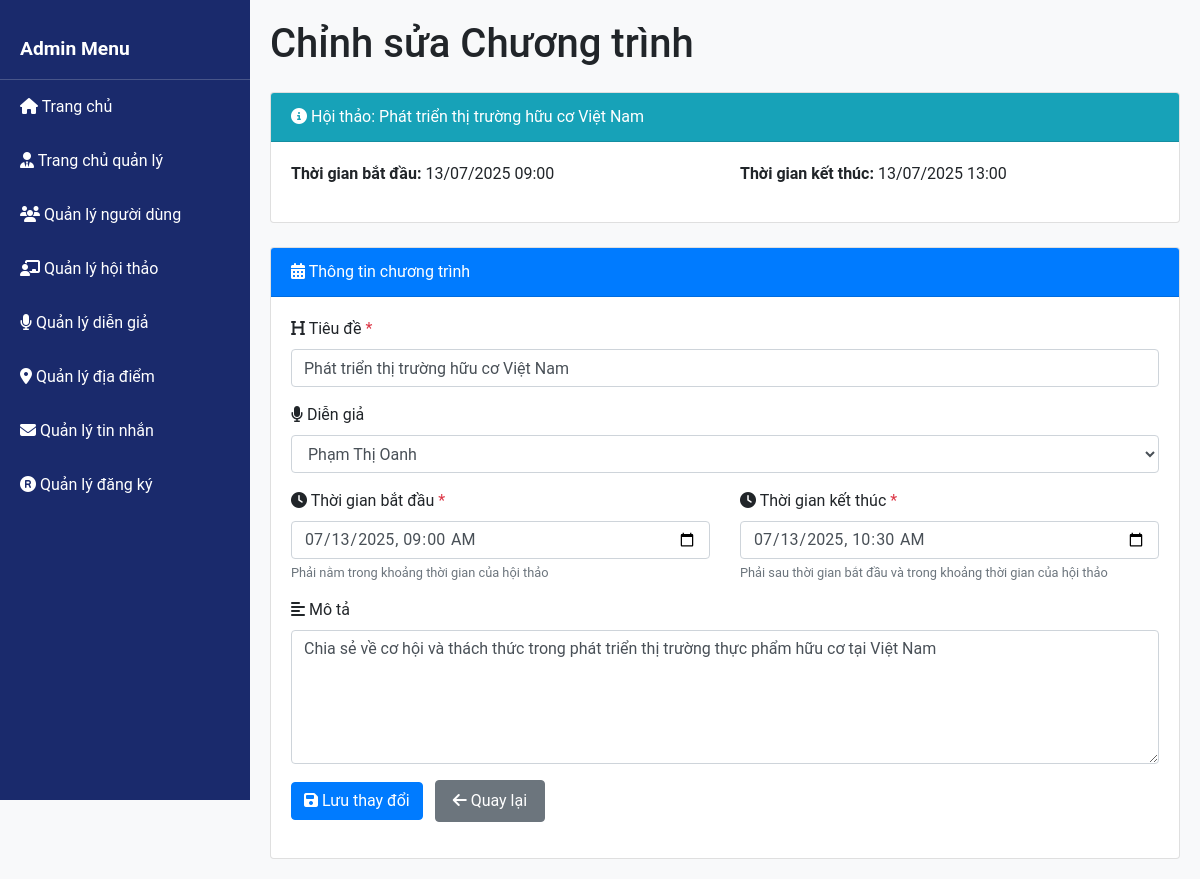
/layouts/admin_agenda_edit.php?id=59&seminar_id=25 (signed in), run on the app's committed database.
### tables this page shows
CREATE TABLE seminars (
    seminar_id INT PRIMARY KEY AUTO_INCREMENT,
    topic VARCHAR(200) NOT NULL,
    content TEXT NOT NULL,
    start_time DATETIME NOT NULL,
    end_time DATETIME NOT NULL,
    location_id INT,
    max_participants INT,
    category VARCHAR(100) NOT NULL,
    FOREIGN KEY (location_id) REFERENCES locations(location_id)
);

CREATE TABLE agenda (
    agenda_id INT PRIMARY KEY AUTO_INCREMENT,
    seminar_id INT,
    speaker_id INT,
    title VARCHAR(200) NOT NULL,
    start_time DATETIME NOT NULL,
    end_time DATETIME NOT NULL,
    description TEXT,
    FOREIGN KEY (seminar_id) REFERENCES seminars(seminar_id),
    FOREIGN KEY (speaker_id) REFERENCES speakers(speaker_id)
);

CREATE TABLE speakers (
    speaker_id INT PRIMARY KEY AUTO_INCREMENT,
    full_name VARCHAR(100) NOT NULL,
    bio TEXT,
    description TEXT,
    photo TEXT
);

### layouts/admin_agenda_edit.php (the view, shortened to what this page needs)
<?php
require_once '../config.php';
$agendaId = (int)$_GET['id'];
$seminarId = (int)$_GET['seminar_id'];
$stmt = $conn->prepare("SELECT * FROM seminars WHERE seminar_id = :seminar_id");
$stmt->bindParam(':seminar_id', $seminarId, PDO::PARAM_INT);
$stmt->execute();
$seminar = $stmt->fetch(PDO::FETCH_ASSOC);
$stmt = $conn->prepare("SELECT * FROM agenda WHERE agenda_id = :agenda_id AND seminar_id = :seminar_id");
$stmt->bindParam(':agenda_id', $agendaId, PDO::PARAM_INT);
$stmt->bindParam(':seminar_id', $seminarId, PDO::PARAM_INT);
$stmt->execute();
$agenda = $stmt->fetch(PDO::FETCH_ASSOC);
$speakerStmt = $conn->query("SELECT speaker_id, full_name FROM speakers ORDER BY full_name");
$speakers = $speakerStmt->fetchAll(PDO::FETCH_ASSOC);
?>
<!DOCTYPE html>
<html lang="en">
<head>
  <link rel="stylesheet" href="https://cdn.jsdelivr.net/npm/bootstrap@4.1.3/dist/css/bootstrap.min.css">
  <link rel="stylesheet" href="../assets/css/style-admin.css">
  <link rel="stylesheet" href="../assets/css/style.css">
  <link rel="stylesheet" href="https://cdnjs.cloudflare.com/ajax/libs/font-awesome/6.7.2/css/all.min.css" />
</head>
<body>
  <?php include_once './admin_sidebar.php'; ?>
  <div class="content">
    <h1 class="mb-4">Chỉnh sửa Chương trình</h1>
    <div class="card mb-4">
      <div class="card-header bg-info text-white">
        <i class="fas fa-info-circle"></i> Hội thảo: <?php echo htmlspecialchars($seminar['topic']); ?>
      </div>
      <div class="card-body">
        <div class="row">
          <div class="col-md-6">
            <p><strong>Thời gian bắt đầu:</strong>
              <?php echo date('d/m/Y H:i', strtotime($seminar['start_time'])); ?>
            </p>
          </div>
          <div class="col-md-6">
            <p><strong>Thời gian kết thúc:</strong>
              <?php echo date('d/m/Y H:i', strtotime($seminar['end_time'])); ?>
            </p>
          </div>
        </div>
      </div>
    </div>
    <div class="card">
      <div class="card-header bg-primary text-white">
        <i class="fas fa-calendar-alt"></i> Thông tin chương trình
      </div>
      <div class="card-body">
        <form method="POST" action="">
          <div class="form-group">
            <label for="title">
              <i class="fas fa-heading"></i> Tiêu đề <span class="text-danger">*</span>
            </label>
            <input type="text" class="form-control" id="title" name="title" required
              value="<?php echo htmlspecialchars($agenda['title']); ?>">
          </div>
          <div class="form-group">
            <label for="speaker_id">
              <i class="fas fa-microphone"></i> Diễn giả
            </label>
            <select class="form-control" id="speaker_id" name="speaker_id">
              <?php foreach ($speakers as $speaker): ?>
                <option value="<?php echo $speaker['speaker_id']; ?>"
                  <?php echo ($agenda['speaker_id'] == $speaker['speaker_id']) ? 'selected' : ''; ?>>
                  <?php echo htmlspecialchars($speaker['full_name']); ?>
                </option>
              <?php endforeach; ?>
            </select>
          </div>
          <div class="row">
            <div class="col-md-6">
              <div class="form-group">
                <label for="start_time">
                  <i class="fas fa-clock"></i> Thời gian bắt đầu <span class="text-danger">*</span>
                </label>
                <input type="datetime-local" class="form-control" id="start_time" name="start_time" required
                  value="<?php echo date('Y-m-d\TH:i', strtotime($agenda['start_time'])); ?>">
                <small class="form-text text-muted">Phải nằm trong khoảng thời gian của hội thảo</small>
              </div>
            </div>
            <div class="col-md-6">
              <div class="form-group">
                <label for="end_time">
                  <i class="fas fa-clock"></i> Thời gian kết thúc <span class="text-danger">*</span>
                </label>
                <input type="datetime-local" class="form-control" id="end_time" name="end_time" required
                  value="<?php echo date('Y-m-d\TH:i', strtotime($agenda['end_time'])); ?>">
                <small class="form-text text-muted">Phải sau thời gian bắt đầu và trong khoảng thời gian của hội thảo</small>
              </div>
            </div>
          </div>
          <div class="form-group">
            <label for="description">
              <i class="fas fa-align-left"></i> Mô tả
            </label>
            <textarea class="form-control" id="description" name="description" rows="5"><?php echo htmlspecialchars($agenda['description'] ?? ''); ?></textarea>
          </div>
          <div class="form-group">
            <button type="submit" class="btn btn-primary">
              <i class="fas fa-save"></i> Lưu thay đổi
            </button>
            <a href="./admin_seminar_edit.php?id=<?php echo $seminarId; ?>" class="btn btn-secondary ml-2">
              <i class="fas fa-arrow-left"></i> Quay lại
            </a>
          </div>
        </form>
      </div>
    </div>
  </div>
</body>
</html>

### assets/css/style-admin.css (style rules this page uses)
body { font-family: "Arial", sans-serif; background-color: #f8f9fa; }
.content { margin-left: 250px; padding: 20px; }

### assets/css/style.css (style rules this page uses)
:root { --primary: #ffffff; --secondary: #1d2939; --upcoming: #008739; --date: #8d8d8d; --hover: #007bff; --font: "Roboto", sans-serif; }
body { font-family: var(--font); }
a { text-decoration: none; color: black; }
a.btn { padding: 8px 17px; }

### data on the page
seminars: topic "Phát triển thị trường hữu cơ Việt Nam", start_time "13/07/2025 09:00", end_time "13/07/2025 13:00"
agenda: title "Phát triển thị trường hữu cơ Việt Nam", speaker_id "Phạm Thị Oanh", start_time "07/13/2025 09:00", end_time "07/13/2025 10:30", description "Chia sẻ về cơ hội và thách thức trong phát triển thị trường thực phẩm hữu cơ tại Việt Nam"
